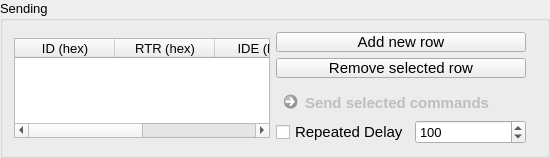
       <widget class="QGroupBox" name="sendingGroupBox">
        <property name="enabled">
         <bool>true</bool>
        </property>
        <property name="sizePolicy">
         <sizepolicy hsizetype="Preferred" vsizetype="Preferred">
          <horstretch>0</horstretch>
          <verstretch>0</verstretch>
         </sizepolicy>
        </property>
        <property name="minimumSize">
         <size>
          <width>0</width>
          <height>0</height>
         </size>
        </property>
        <property name="maximumSize">
         <size>
          <width>16777215</width>
          <height>16777215</height>
         </size>
        </property>
        <property name="font">
         <font>
          <pointsize>10</pointsize>
         </font>
        </property>
        <property name="layoutDirection">
         <enum>Qt::LeftToRight</enum>
        </property>
        <property name="title">
         <string>Sending</string>
        </property>
        <layout class="QHBoxLayout" name="horizontalLayout_11">
         <item>
          <widget class="QTableWidget" name="txTable">
           <property name="sizePolicy">
            <sizepolicy hsizetype="Expanding" vsizetype="Preferred">
             <horstretch>0</horstretch>
             <verstretch>0</verstretch>
            </sizepolicy>
           </property>
           <property name="maximumSize">
            <size>
             <width>16777215</width>
             <height>100</height>
            </size>
           </property>
           <property name="editTriggers">
            <set>QAbstractItemView::AnyKeyPressed|QAbstractItemView::DoubleClicked|QAbstractItemView::EditKeyPressed|QAbstractItemView::SelectedClicked</set>
           </property>
           <property name="selectionMode">
            <enum>QAbstractItemView::ExtendedSelection</enum>
           </property>
           <property name="selectionBehavior">
            <enum>QAbstractItemView::SelectRows</enum>
           </property>
           <property name="sortingEnabled">
            <bool>false</bool>
           </property>
           <property name="rowCount">
            <number>0</number>
           </property>
           <attribute name="horizontalHeaderShowSortIndicator" stdset="0">
            <bool>false</bool>
           </attribute>
           <column>
            <property name="text">
             <string>ID (hex)</string>
            </property>
           </column>
           <column>
            <property name="text">
             <string>RTR (hex)</string>
            </property>
           </column>
           <column>
            <property name="text">
             <string>IDE (hex)</string>
            </property>
           </column>
           <column>
            <property name="text">
             <string>Data (hex)</string>
            </property>
           </column>
          </widget>
         </item>
         <item>
          <layout class="QVBoxLayout" name="verticalLayout_2">
           <property name="rightMargin">
            <number>10</number>
           </property>
           <item>
            <widget class="QPushButton" name="newTxTableRow">
             <property name="sizePolicy">
              <sizepolicy hsizetype="Preferred" vsizetype="Preferred">
               <horstretch>0</horstretch>
               <verstretch>0</verstretch>
              </sizepolicy>
             </property>
             <property name="minimumSize">
              <size>
               <width>0</width>
               <height>0</height>
              </size>
             </property>
             <property name="maximumSize">
              <size>
               <width>16777215</width>
               <height>20</height>
              </size>
             </property>
             <property name="font">
              <font>
               <pointsize>11</pointsize>
              </font>
             </property>
             <property name="text">
              <string>Add new row</string>
             </property>
            </widget>
           </item>
           <item>
            <widget class="QPushButton" name="removeTxTableRow">
             <property name="sizePolicy">
              <sizepolicy hsizetype="Minimum" vsizetype="Fixed">
               <horstretch>0</horstretch>
               <verstretch>0</verstretch>
              </sizepolicy>
             </property>
             <property name="minimumSize">
              <size>
               <width>250</width>
               <height>0</height>
              </size>
             </property>
             <property name="maximumSize">
              <size>
               <width>150</width>
               <height>20</height>
              </size>
             </property>
             <property name="font">
              <font>
               <pointsize>11</pointsize>
              </font>
             </property>
             <property name="text">
              <string>Remove selected row</string>
             </property>
            </widget>
           </item>
           <item>
            <widget class="QCommandLinkButton" name="sendTxTableButton">
             <property name="enabled">
              <bool>false</bool>
             </property>
             <property name="maximumSize">
              <size>
               <width>16777215</width>
               <height>30</height>
              </size>
             </property>
             <property name="font">
              <font>
               <pointsize>11</pointsize>
              </font>
             </property>
             <property name="text">
              <string>Send selected commands</string>
             </property>
            </widget>
           </item>
           <item>
            <layout class="QHBoxLayout" name="horizontalLayout_14">
             <item>
              <widget class="QCheckBox" name="repeatedDelayCheckBox">
               <property name="font">
                <font>
                 <pointsize>11</pointsize>
                </font>
               </property>
               <property name="text">
                <string>Repeated Delay</string>
               </property>
              </widget>
             </item>
             <item>
              <widget class="QSpinBox" name="repeatTxDelayValue">
               <property name="font">
                <font>
                 <pointsize>10</pointsize>
                </font>
               </property>
               <property name="maximum">
                <number>9999</number>
               </property>
               <property name="value">
                <number>100</number>
               </property>
              </widget>
             </item>
            </layout>
           </item>
          </layout>
         </item>
        </layout>
       </widget>
